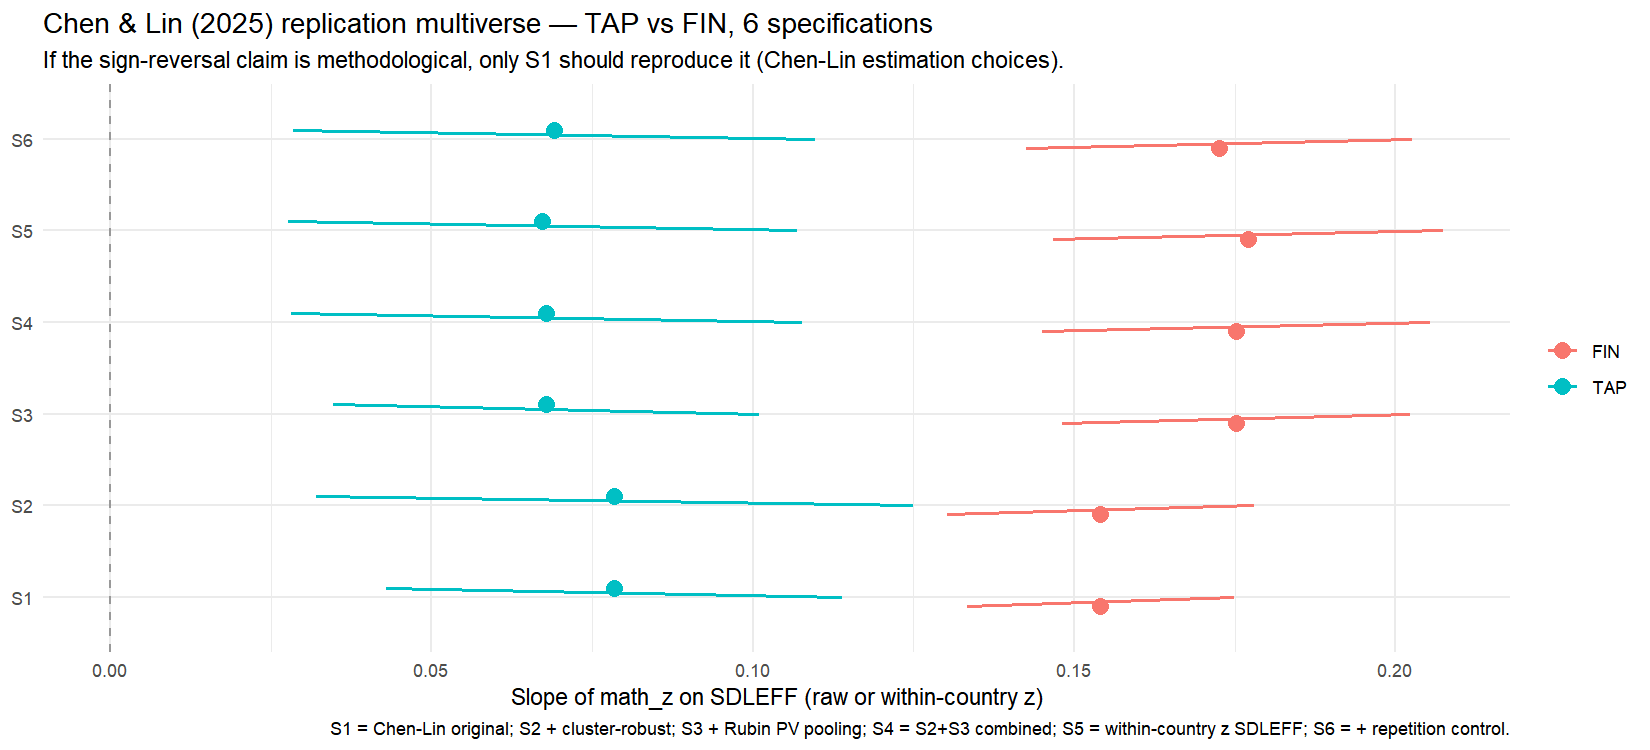

The R source for this figure:
suppressPackageStartupMessages({
  library(arrow); library(dplyr); library(tidyr); library(purrr)
  library(readr); library(ggplot2); library(sandwich); library(lmtest)
})

.find_helper <- function() {
  cands <- c(file.path(getwd(), "helpers", "proj_root.R"),
             file.path(getwd(), "..", "helpers", "proj_root.R"),
             "C:/Users/Moyih/auvshk/helpers/proj_root.R")
  for (p in cands) if (file.exists(p)) return(normalizePath(p))
  stop("Cannot find helpers/proj_root.R; cwd=", getwd())
}
source(.find_helper())
ROOT      <- proj_root()
CLEAN_DIR <- file.path(ROOT, "data", "clean")
TAB_DIR   <- file.path(ROOT, "results", "tables")
FIG_DIR   <- file.path(ROOT, "results", "figures")
LOG_DIR   <- file.path(ROOT, "logs")
dir.create(TAB_DIR, showWarnings = FALSE, recursive = TRUE)
dir.create(FIG_DIR, showWarnings = FALSE, recursive = TRUE)
dir.create(LOG_DIR, showWarnings = FALSE, recursive = TRUE)

source(file.path(ROOT, "helpers", "pisa_io.R"))

log_path <- file.path(LOG_DIR, "E1b_chen_lin_multiverse.log")
sink(log_path, split = TRUE)
on.exit(sink())

cat("[E1b] === Chen & Lin (2025) replication multiverse ===\n")
cat("[E1b] Started at", format(Sys.time()), "\n\n")

dat <- as.data.frame(arrow::read_parquet(
  file.path(CLEAN_DIR, "pisa2022_core.parquet")
))

dat <- dat %>%
  dplyr::filter(!is.na(W_FSTUWT), !is.na(ESCS), !is.na(male),
                !is.na(repeated), !is.na(SDLEFF))

math_mean <- stats::weighted.mean(dat$pv_mean_math, dat$W_FSTUWT, na.rm = TRUE)
math_sd   <- sqrt(stats::weighted.mean(
  (dat$pv_mean_math - math_mean)^2, dat$W_FSTUWT, na.rm = TRUE))
dat$math_z <- (dat$pv_mean_math - math_mean) / math_sd

dat <- dat %>%
  dplyr::group_by(CNT) %>%
  dplyr::mutate(
    .m = stats::weighted.mean(SDLEFF, W_FSTUWT, na.rm = TRUE),
    .s = sqrt(stats::weighted.mean(
            (SDLEFF - .m)^2, W_FSTUWT, na.rm = TRUE)),
    SDLEFF_z_wc = dplyr::if_else(is.na(.s) | .s == 0, NA_real_,
                                 (SDLEFF - .m) / .s)
  ) %>%
  dplyr::select(-.m, -.s) %>%
  dplyr::ungroup()

m1_mean <- stats::weighted.mean(dat$PV1MATH, dat$W_FSTUWT, na.rm = TRUE)
m1_sd   <- sqrt(stats::weighted.mean(
  (dat$PV1MATH - m1_mean)^2, dat$W_FSTUWT, na.rm = TRUE))
dat$pv1_z <- (dat$PV1MATH - m1_mean) / m1_sd

cat(sprintf("[E1b] Total students (with non-missing SDLEFF): %d\n", nrow(dat)))
cat(sprintf("[E1b] Taiwan students: %d\n", sum(dat$CNT == "TAP")))
cat(sprintf("[E1b] Finland students: %d\n", sum(dat$CNT == "FIN")))

PV_MATH_FULL <- paste0("PV", 1:10, "MATH")

fit_one <- function(d, outcome, regressor, controls,
                    use_pv = FALSE, cluster_var = NULL) {
  controls <- intersect(controls, names(d))
  rhs_terms <- c(regressor, controls)
  fmla <- as.formula(paste(outcome, "~", paste(rhs_terms, collapse = " + ")))

  if (use_pv) {
    fits <- lapply(PV_MATH_FULL, function(pv) {
      dd <- d
      pv_g_mean <- stats::weighted.mean(dd[[pv]], dd$W_FSTUWT, na.rm = TRUE)
      pv_g_sd   <- sqrt(stats::weighted.mean(
        (dd[[pv]] - pv_g_mean)^2, dd$W_FSTUWT, na.rm = TRUE))
      dd$.outcome_z <- (dd[[pv]] - pv_g_mean) / pv_g_sd
      f2 <- as.formula(paste(".outcome_z ~", paste(rhs_terms, collapse = " + ")))
      stats::lm(f2, data = dd, weights = W_FSTUWT)
    })
    coefs <- sapply(fits, function(m) coef(m)[regressor])
    ses   <- sapply(fits, function(m) {
      if (!is.null(cluster_var) && cluster_var %in% names(d)) {
        sqrt(diag(sandwich::vcovCL(m, cluster = d[[cluster_var]])))[regressor]
      } else {
        sqrt(diag(vcov(m)))[regressor]
      }
    })
    theta_bar <- mean(coefs)
    U_bar     <- mean(ses^2)
    B         <- if (length(coefs) > 1) var(coefs) else 0
    se_total  <- sqrt(U_bar + (1 + 1 / length(coefs)) * B)
    return(data.frame(estimate = theta_bar, se = se_total,
                      n = length(fits[[1]]$residuals)))
  } else {
    m <- stats::lm(fmla, data = d, weights = W_FSTUWT)
    cf <- summary(m)$coefficients
    if (!(regressor %in% rownames(cf)))
      return(data.frame(estimate = NA, se = NA, n = nrow(d)))
    if (!is.null(cluster_var) && cluster_var %in% names(d)) {
      vc <- sandwich::vcovCL(m, cluster = d[[cluster_var]])
      se_cl <- sqrt(diag(vc))[regressor]
      return(data.frame(estimate = cf[regressor, "Estimate"],
                        se = se_cl, n = nrow(m$model)))
    }
    data.frame(estimate = cf[regressor, "Estimate"],
               se       = cf[regressor, "Std. Error"],
               n        = nrow(m$model))
  }
}

run_spec <- function(spec) {
  d <- dat %>% dplyr::filter(CNT %in% spec$countries)

  ctrl <- if (spec$controls == "reduced")  c("ESCS", "male") else
          if (spec$controls == "standard") c("ESCS", "male", "repeated") else
          character()

  reg <- if (spec$wle == "raw") "SDLEFF" else "SDLEFF_z_wc"

  out <- spec$countries %>% purrr::map_dfr(function(cc) {
    dd <- d %>% dplyr::filter(CNT == cc)
    if (nrow(dd) < 200) return(NULL)
    if (spec$pv == "averaged") {
      r <- fit_one(dd, outcome = "math_z", regressor = reg,
                   controls = ctrl, use_pv = FALSE,
                   cluster_var = spec$cluster_var)
    } else if (spec$pv == "pv1") {
      r <- fit_one(dd, outcome = "pv1_z", regressor = reg,
                   controls = ctrl, use_pv = FALSE,
                   cluster_var = spec$cluster_var)
    } else {
      r <- fit_one(dd, outcome = "math_z", regressor = reg,
                   controls = ctrl, use_pv = TRUE,
                   cluster_var = spec$cluster_var)
    }
    r$country <- cc
    r
  })

  out
}

specs <- list(
  list(label = "S1: Chen-Lin original (TAP, FIN, averaged PV, raw, reduced controls)",
       countries = c("TAP", "FIN"), pv = "pv1", wle = "raw",
       controls = "reduced", cluster_var = NULL),
  list(label = "S2: Chen-Lin + cluster-robust SE on school",
       countries = c("TAP", "FIN"), pv = "pv1", wle = "raw",
       controls = "reduced", cluster_var = "CNTSCHID"),
  list(label = "S3: Chen-Lin + Rubin PV pooling",
       countries = c("TAP", "FIN"), pv = "rubin", wle = "raw",
       controls = "reduced", cluster_var = NULL),
  list(label = "S4: Chen-Lin + Rubin PV + cluster-robust",
       countries = c("TAP", "FIN"), pv = "rubin", wle = "raw",
       controls = "reduced", cluster_var = "CNTSCHID"),
  list(label = "S5: Within-country z of SDLEFF",
       countries = c("TAP", "FIN"), pv = "rubin", wle = "z_wc",
       controls = "reduced", cluster_var = "CNTSCHID"),
  list(label = "S6: Standard controls (+ repeated) instead of reduced",
       countries = c("TAP", "FIN"), pv = "rubin", wle = "raw",
       controls = "standard", cluster_var = "CNTSCHID")
)

cat("\n[E1b] Running ", length(specs), " specifications x 2 countries ...\n",
    sep = "")

mv <- purrr::imap_dfr(specs, function(s, idx) {
  res <- run_spec(s)
  if (is.null(res) || nrow(res) == 0) return(NULL)
  res$spec_id    <- paste0("S", idx)
  res$spec_label <- s$label
  res
})

mv <- mv %>%
  dplyr::transmute(spec_id, spec_label, country,
                   estimate = round(estimate, 4),
                   se = round(se, 4),
                   t = round(estimate / se, 2),
                   n)
print(mv, row.names = FALSE)

readr::write_csv(mv, file.path(TAB_DIR, "E1b_chen_lin_multiverse.csv"))

reversal_check <- mv %>%
  tidyr::pivot_wider(id_cols = c(spec_id, spec_label),
                     names_from = country,
                     values_from = c(estimate, se)) %>%
  dplyr::mutate(
    sign_TAP = ifelse(estimate_TAP > 0, "+", "-"),
    sign_FIN = ifelse(estimate_FIN > 0, "+", "-"),
    chen_lin_pattern = sign_TAP == "+" & sign_FIN == "-"
  )

cat("\n[E1b] Per specification: does Chen-Lin (TAP+, FIN-) sign pattern appear?\n\n")
print(reversal_check %>%
        dplyr::select(spec_id, estimate_TAP, estimate_FIN,
                      sign_TAP, sign_FIN, chen_lin_pattern),
      row.names = FALSE)

n_replicates <- sum(reversal_check$chen_lin_pattern, na.rm = TRUE)
cat(sprintf("\n[E1b] Chen-Lin sign pattern (TAP+, FIN-) appears in %d / %d specs.\n",
            n_replicates, nrow(reversal_check)))

plt <- mv %>%
  dplyr::mutate(spec_id = factor(spec_id, levels = paste0("S", 1:length(specs))))

p1 <- ggplot2::ggplot(plt,
        ggplot2::aes(x = estimate, y = spec_id, color = country)) +
  ggplot2::geom_vline(xintercept = 0, linetype = "dashed", color = "grey60") +
  ggplot2::geom_point(size = 3.5,
                      position = ggplot2::position_dodge(0.4)) +
  ggplot2::geom_segment(ggplot2::aes(x = estimate - 1.96 * se,
                                     xend = estimate + 1.96 * se,
                                     yend = spec_id),
                        linewidth = 0.8,
                        position = ggplot2::position_dodge(0.4)) +
  ggplot2::labs(
    title    = "Chen & Lin (2025) replication multiverse — TAP vs FIN, 6 specifications",
    subtitle = "If the sign-reversal claim is methodological, only S1 should reproduce it (Chen-Lin estimation choices).",
    x = "Slope of math_z on SDLEFF (raw or within-country z)",
    y = NULL, color = NULL,
    caption = "S1 = Chen-Lin original; S2 + cluster-robust; S3 + Rubin PV pooling; S4 = S2+S3 combined; S5 = within-country z SDLEFF; S6 = + repetition control."
  ) +
  ggplot2::theme_minimal(base_size = 11)

ggplot2::ggsave(file.path(FIG_DIR, "E1b_chen_lin_multiverse.png"),
                p1, width = 11, height = 5, dpi = 150)

cat("\n[E1b] Saved:\n",
    "  ", file.path(TAB_DIR, "E1b_chen_lin_multiverse.csv"), "\n",
    "  ", file.path(FIG_DIR, "E1b_chen_lin_multiverse.png"), "\n", sep = "")
cat("\n[E1b] Finished at", format(Sys.time()), "\n")
